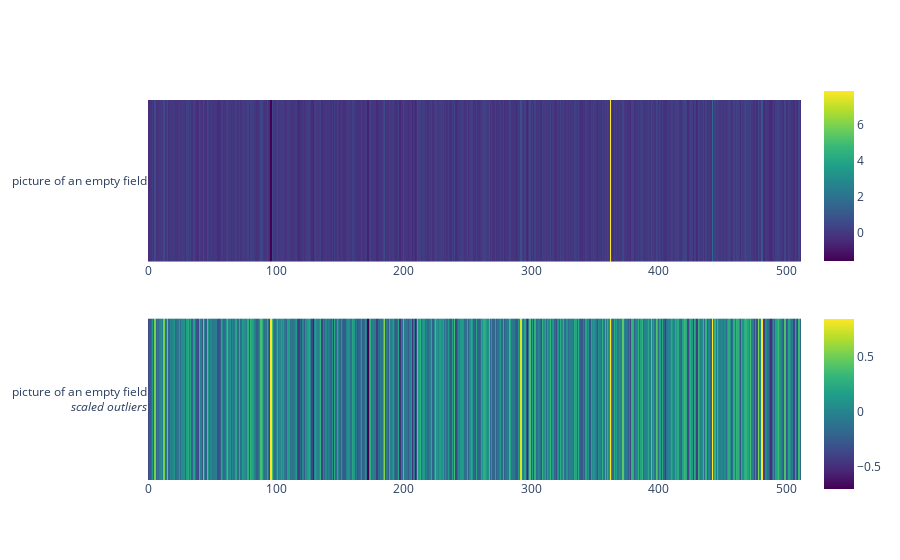

Notebook cell for this chart:
### Code cell
add_new_text_and_plot("picture of an empty field").show()

### Figure 1 — Plotly figure (JSON) as saved in the notebook; plotly's stock layout.template omitted (floating-point values rounded to 4 significant figures; data arrays with more than 128 entries replaced by an {"elided": "..."} marker saying what was removed)
{"data": [{"colorbar": {"len": 0.5, "y": 0.8}, "colorscale": [[0.0, "#440154"], [0.1111, "#482878"], [0.2222, "#3e4989"], [0.3333, "#31688e"], [0.4444, "#26828e"], [0.5556, "#1f9e89"], [0.6667, "#35b779"], [0.7778, "#6ece58"], [0.8889, "#b5de2b"], [1.0, "#fde725"]], "x": {"elided": "512 int values"}, "y": ["picture of an empty field"], "z": {"elided": "1x512 float values"}, "type": "heatmap", "xaxis": "x", "yaxis": "y"}, {"colorbar": {"len": 0.5, "y": 0.2}, "colorscale": [[0.0, "#440154"], [0.1111, "#482878"], [0.2222, "#3e4989"], [0.3333, "#31688e"], [0.4444, "#26828e"], [0.5556, "#1f9e89"], [0.6667, "#35b779"], [0.7778, "#6ece58"], [0.8889, "#b5de2b"], [1.0, "#fde725"]], "x": {"elided": "512 int values"}, "y": ["picture of an empty field<br><i>scaled outliers</i>"], "z": {"elided": "1x512 float values"}, "type": "heatmap", "xaxis": "x2", "yaxis": "y2"}], "layout": {"xaxis": {"anchor": "y", "domain": [0.0, 1.0]}, "yaxis": {"anchor": "x", "domain": [0.575, 1.0]}, "xaxis2": {"anchor": "y2", "domain": [0.0, 1.0]}, "yaxis2": {"anchor": "x2", "domain": [0.0, 0.425]}}}
